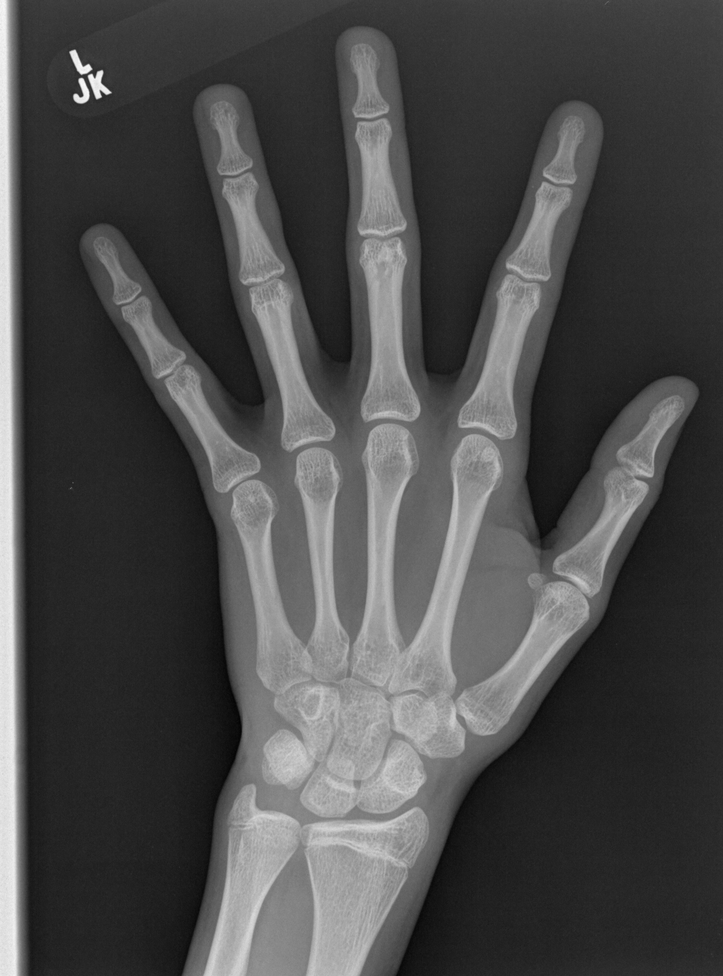
#> input picture data/sample_rsna/extracted/1377.png, 723 x 976 px, shrunk from 1514 x 2044 before the run
$ python -i landmarks.py   (imports and definitions only)
#> lines starting #> are read from the running program, lines starting #| are printed output that depends on the picture; after the words box and inside, x2 and y2 are one past the last pixel; in counts of white or black regions, pixels touching at a corner belong together
#> further down, picture is the input picture: shape (976, 723); min 3, max 251, mean 74.8
"""Ossification-region landmarks: node names, anatomical adjacency, landmark sources.

RSNA ships NO landmark annotations. Three honest options are supported:
  * "csv"      - you supply real landmark annotations (e.g. from a hand-pose model such as
                 Escobar et al., or manual clicks). Preferred.
  * "template" - a classical-CV *approximation*: Otsu hand segmentation -> bounding box ->
                 fixed anatomical template mapped into that box. It assumes an upright hand
                 (fingers up, thumb on image right). It is weak supervision, NOT ground truth.
  * "none"     - no landmark supervision (heatmap loss weight is effectively 0); the landmark
                 head then learns only through the end-to-end age loss.
"""
from __future__ import annotations
import numpy as np
import cv2
import pandas as pd

NUM_NODES = 13
NODE_NAMES = [
    "radius_distal", "ulna_distal",
    "carpal_scaphoid_lunate", "carpal_capitate", "carpal_hamate", "carpal_triquetrum",
    "mc1_epiphysis", "mc2_epiphysis", "mc3_epiphysis", "mc4_epiphysis", "mc5_epiphysis",
    "phalanx_thumb_prox", "phalanx_mid_prox",
]
# Fixed anatomical adjacency (undirected). radius/ulna -> carpals -> metacarpals -> phalanges,
# plus cross-ray edges between neighbouring metacarpals (symmetric ossification centres).
EDGES = [
    (0, 1),
    (0, 2), (0, 3), (1, 4), (1, 5),
    (2, 3), (3, 4), (4, 5),
    (2, 6), (2, 7), (3, 8), (4, 9), (5, 10),
    (6, 7), (7, 8), (8, 9), (9, 10),
    (6, 11), (8, 12), (11, 12),
]


def build_adjacency() -> np.ndarray:
    A = np.eye(NUM_NODES, dtype=np.float32)
    for i, j in EDGES:
        A[i, j] = A[j, i] = 1.0
    return A


# Approximate normalised (x, y) inside the hand bounding box. Fingers up, thumb on image right.
TEMPLATE = np.array([
    [0.65, 0.93], [0.35, 0.93],
    [0.60, 0.80], [0.50, 0.76], [0.40, 0.77], [0.33, 0.80],
    [0.82, 0.62], [0.68, 0.45], [0.52, 0.42], [0.38, 0.45], [0.24, 0.52],
    [0.90, 0.48], [0.52, 0.28],
], dtype=np.float32)


def hand_bbox(gray: np.ndarray):
    """Return (x0, y0, x1, y1) normalised bbox of the hand in a uint8 gray image."""
    h, w = gray.shape
#> h = 976; w = 723
    blur = cv2.GaussianBlur(gray, (5, 5), 0)
    border = np.concatenate([gray[0], gray[-1], gray[:, 0], gray[:, -1]])
#> border = 3398 values, max 244 at index 1449, min 7 at index 1120, mean 108.9
    if border.mean() > 127:          # inverted film: make the hand the bright foreground
        blur = 255 - blur
    _, m = cv2.threshold(blur, 0, 255, cv2.THRESH_BINARY + cv2.THRESH_OTSU)
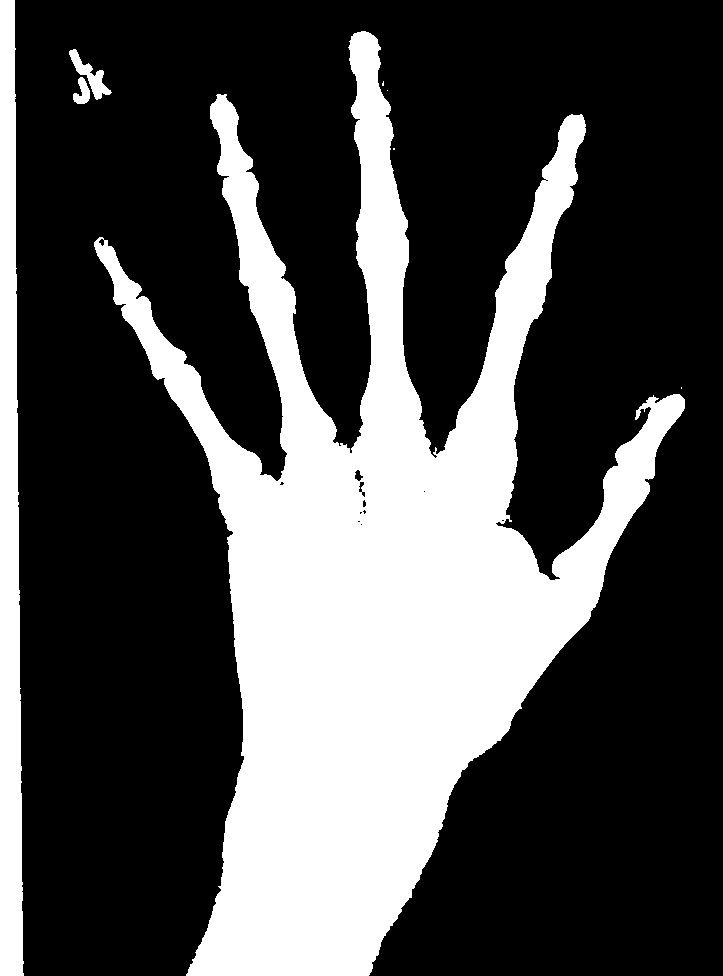
#> m: shape (976, 723); 30.2% white; 8 white regions (4 under 20 px), largest, box (x1, y1, x2, y2) and area: (94, 31, 685, 976) 193753, (0, 0, 24, 976) 18206, (69, 49, 112, 100) 672, (73, 77, 90, 104) 276
    m = cv2.morphologyEx(m, cv2.MORPH_OPEN, np.ones((5, 5), np.uint8))
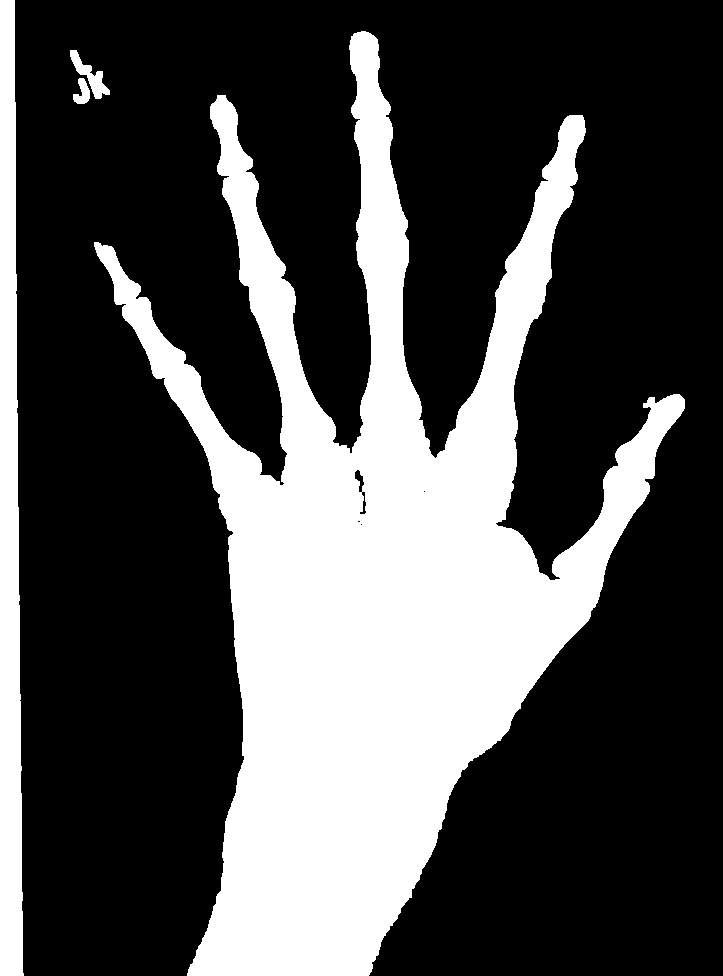
#> m: shape (976, 723); 30.1% white; 4 white regions, box (x1, y1, x2, y2) and area: (94, 31, 685, 976) 193365, (0, 0, 24, 976) 18176, (70, 50, 110, 99) 643, (73, 78, 90, 104) 270
    n, _, stats, _ = cv2.connectedComponentsWithStats(m)
#> n = 5; stats = [[15, 0, 708, 976, 493194], [0, 0, 24, 976, 18176], [94, 31, 591, 945, 193365], [70, 50, 40, 49, 643], [73, 78, 17, 26, 270]]
    if n <= 1:
        return 0.05, 0.05, 0.95, 0.95
    k = 1 + int(np.argmax(stats[1:, cv2.CC_STAT_AREA]))
#> k = 2
    x, y, bw, bh, area = stats[k]
#> x = 94; y = 31; bw = 591; bh = 945; area = 193365
    if area < 0.05 * h * w:
        return 0.05, 0.05, 0.95, 0.95
    return x / w, y / h, (x + bw) / w, (y + bh) / h


def template_landmarks(gray: np.ndarray) -> np.ndarray:
    x0, y0, x1, y1 = hand_bbox(gray)
    lm = TEMPLATE.copy()
    lm[:, 0] = x0 + lm[:, 0] * (x1 - x0)
    lm[:, 1] = y0 + lm[:, 1] * (y1 - y0)
    return np.clip(lm, 0, 1)


class LandmarkTable:
    """Reads a CSV: id, x0,y0,...,x12,y12 with coordinates normalised to the ORIGINAL image
    (0..1 of width/height). NaN = missing landmark."""

    def __init__(self, path: str):
        df = pd.read_csv(path)
        df["id"] = df["id"].astype(str)
        cols = [f"{a}{i}" for i in range(NUM_NODES) for a in ("x", "y")]
        missing = [c for c in cols if c not in df.columns]
        if missing:
            raise ValueError(f"landmark csv missing columns, e.g. {missing[:4]}")
        self.table = {r["id"]: r[cols].to_numpy(np.float32).reshape(NUM_NODES, 2) for _, r in df.iterrows()}

    def get(self, image_id: str):
        return self.table.get(str(image_id))


def render_heatmaps(lm: np.ndarray, valid: np.ndarray, size: int, sigma: float = 1.5) -> np.ndarray:
    """lm (13,2) normalised coords in the padded square frame -> (13,size,size), peak = 1."""
    xs = (np.arange(size, dtype=np.float32) + 0.5) / size
    out = np.zeros((NUM_NODES, size, size), np.float32)
    s = sigma / size
    for k in range(NUM_NODES):
        if not valid[k]:
            continue
        gx = np.exp(-((xs - lm[k, 0]) ** 2) / (2 * s * s))
        gy = np.exp(-((xs - lm[k, 1]) ** 2) / (2 * s * s))
        out[k] = np.outer(gy, gx)
    return out

>>> import cv2
>>> picture = cv2.imread('../../data/sample_rsna/extracted/1377.png', cv2.IMREAD_GRAYSCALE)
>>> result = hand_bbox(picture)
#> result = (0.13, 0.0318, 0.947, 1)
